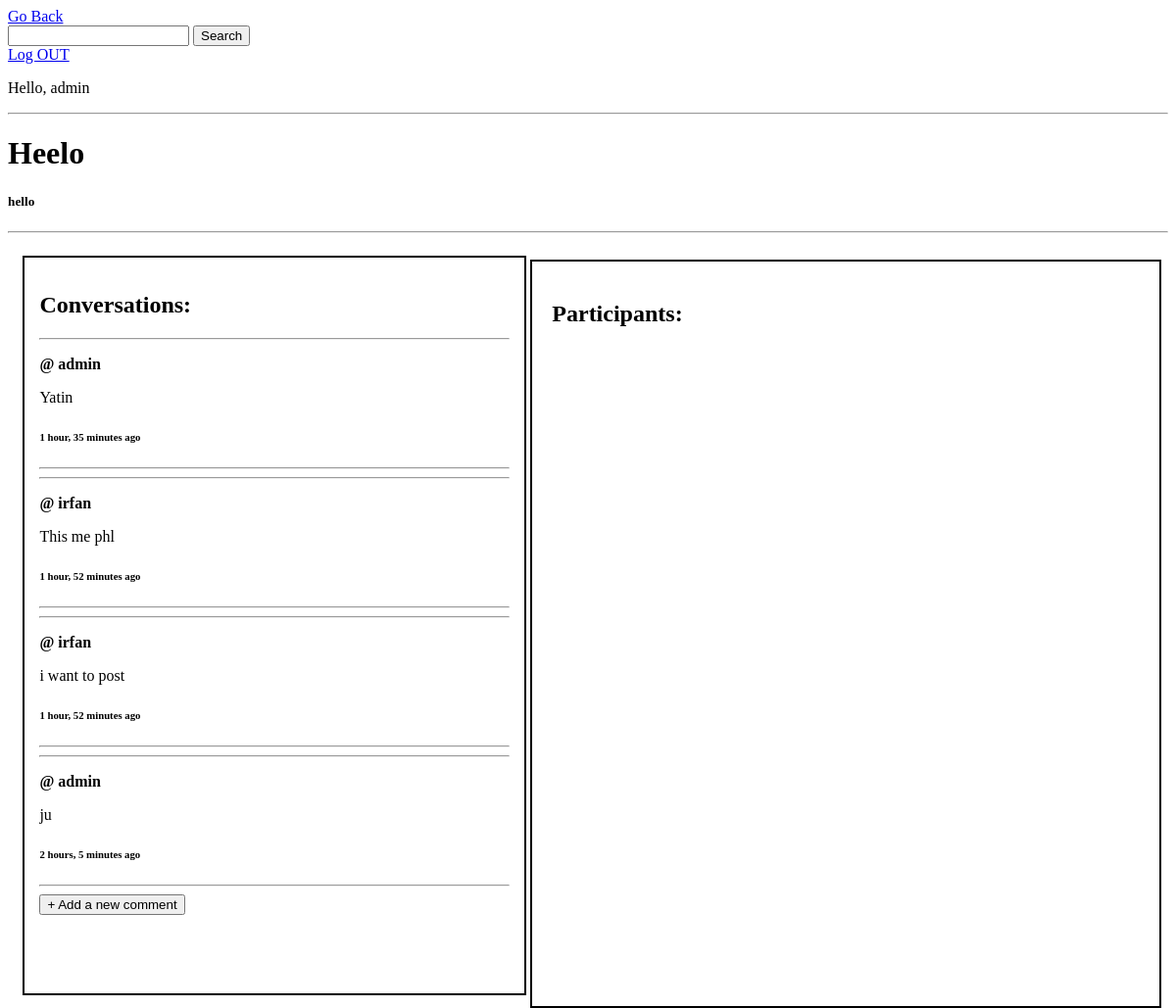
The app's page /room/16/ (signed in) with its own data.
### home/models.py (models this page shows, shortened)
class Room(models.Model):
    host=models.ForeignKey(User,on_delete=models.SET_NULL,null=True)
    topic=models.ForeignKey(Topic, on_delete=models.SET_NULL,null=True)
    name=models.CharField(max_length=50)
    desc=models.TextField(null=True,blank=True)
    updated=models.DateTimeField(auto_now=True)
    created=models.DateTimeField(auto_now_add=True)
    class Meta:
        ordering=['-updated','-created']

class Message(models.Model):
    user=models.ForeignKey(User,on_delete=models.CASCADE)
    room=models.ForeignKey(Room, on_delete=models.CASCADE)
    body=models.TextField()
    updated=models.DateTimeField(auto_now=True)
    created=models.DateTimeField(auto_now_add=True)

### home/views.py (the view)
# urls.py: path('room/<str:pk>/', views.room,name="room"),
def room(request,pk):
    room=Room.objects.get(id=pk)
    if request.method=="POST":
        message=request.POST.get('message')
        Message.objects.create(user=request.user,room=room,body=message)
        return redirect('room',pk=room.id)
    messages=room.message_set.all().order_by('-created')
    context={'room':room,'messages':messages}
    return render(request,'home/room.html',context)

### home/templates/home/room.html (shortened to what this page needs)
{% extends 'main.html' %}
{% block content %}
<p><h1>{{room.name}}</h1></p>
<p><h5>{{room.desc}}</h5></p>
<hr>
<div class="room_container">
    <div class="room_messages">
        <h2> Conversations:</h2>
        {% for message in messages  %}
        <div>
            <hr>
            <p><strong> @ {{message.user}} </strong></p>
            <p> {{message.body}} </p>
            <p> <h6> {{message.created|timesince}} ago </h6></p>
            <hr>
        </div>
        {% endfor %}
        <div class="addcomment">
            {% if request.user.is_authenticated %}
            <button id="myBtn"> + Add a new comment </button>
            {% endif %}
        </div>
    </div>
    <div class="room_participants">
            <h2> Participants: </h2>
    </div>
</div>
{% endblock content %}

### templates/navbar.html (shortened to what this page needs)
<div class="nav">
    <div>
    <a href="/" class="back"> Go Back </a>
    </div>
    <div>
    <form class="search" method='GET' action="/">
        <input type="text" class="clickSearch" name="q"/>
        <input class="clickSearch" type="submit" value="Search"/>
    </form>
    </div>
    {% if request.user.is_authenticated %}
    <a href={%url 'logout'%} > Log OUT</a>
    {% else %}
    <a href={%url 'login_regis'%} > Login</a>
    {% endif %}
    {% if request.user.is_authenticated %}
    <p> Hello, {{request.user}} </p>
    {% endif %}
    <hr>

### home/templates/home/room.html (style rules this page uses)
.room_container { display:grid; grid-template-columns: 1fr 1fr; width:92vw; }
.room_participants { border:2px solid black; height:100%; width:50vw; margin:3%; padding:20px; }
.room_messages { border:2px solid black; height:100%; width:40vw; margin:3%; padding:15px; }

### records on screen
Room: name "Heelo", desc "hello"
Message: user "admin", body "Yatin", created "1 hour, 35 minutes"
Message: user "irfan", body "This me phl", created "1 hour, 52 minutes"
Message: user "irfan", body "i want to post", created "1 hour, 52 minutes"
Message: user "admin", body "ju", created "2 hours, 5 minutes"

### other values on screen
{{ request.user }} "admin"
